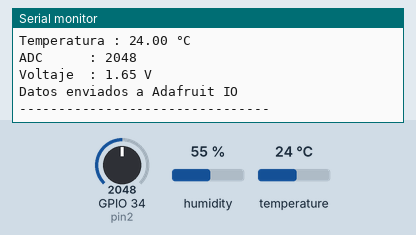
Recording of a sketch running on a simulated ESP32. On the bench: the last lines printed to the serial monitor. The inputs (shaded band) are chosen by the test bench; at power-on: temperature 24 °C, GPIO 34 (pin2) = 2048, humidity 55 %. WiFi joins after 1.5 s; servers stay silent unless stated; no MQTT or app messages arrive unless stated.

Above: at 2.7 s.
2.8 s: temperature set to 12 °C
9.8 s: GPIO 34 (pin2) set to 2866
At 16.5 s:
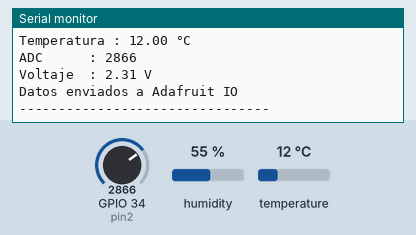
16.8 s: temperature set to 19 °C
23.8 s: GPIO 34 (pin2) set to 3603
At 30.3 s:
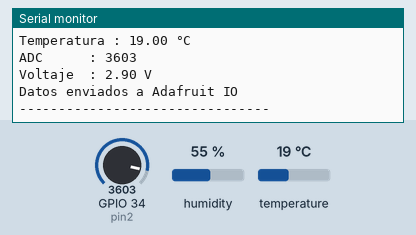
Timing chart, 0 to 31.8 s (numbered marks = the images above; inputs shaded):
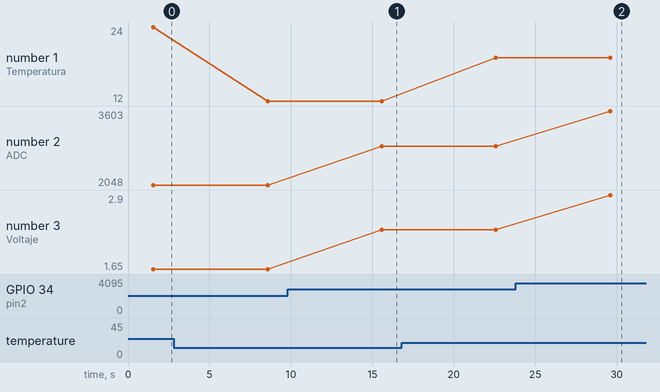

The sketch:

sketch.ino
```cpp
// CIRCUITO 4: ESP32 + WIFI + ADAFRUIT IO (MQTT)
#include <WiFi.h>
#include "DHT.h"
#include "Adafruit_MQTT.h"
#include "Adafruit_MQTT_Client.h"

// Configuración WiFi Wokwi
#define WLAN_SSID       "Wokwi-GUEST"
#define WLAN_PASS       ""

// Servidor y Credenciales Adafruit IO
#define AIO_SERVER      "io.adafruit.com"
#define AIO_SERVERPORT  1883
#define AIO_USERNAME    "gianfranco_arocutipa"
#define AIO_KEY         "aio_xxxxxxxxxxxxxxxxxxxxxxxxxxx"

#define DHTPIN          13
#define DHTTYPE         DHT22
int pin2 = 34;          // GPIO 34 (ADC1_CH6)

WiFiClient client;
Adafruit_MQTT_Client mqtt(&client, AIO_SERVER, AIO_SERVERPORT, AIO_USERNAME, AIO_KEY);

// Feeds en Adafruit IO
Adafruit_MQTT_Publish temperatura = Adafruit_MQTT_Publish(&mqtt, AIO_USERNAME "/feeds/DHT22");
Adafruit_MQTT_Publish voltaje     = Adafruit_MQTT_Publish(&mqtt, AIO_USERNAME "/feeds/Potenciometro");

DHT dht(DHTPIN, DHTTYPE);

void conectarMQTT();

void setup() {
  Serial.begin(115200);
  dht.begin();
  Serial.println("Conectando WiFi...");
  WiFi.begin(WLAN_SSID, WLAN_PASS);
  while (WiFi.status() != WL_CONNECTED) {
    delay(500);
    Serial.print(".");
  }
  Serial.println("\nWiFi conectado exitosamente");
}

void loop() {
  conectarMQTT();
  leerdht();
  leerpot();
  Serial.println("Datos enviados a Adafruit IO");
  Serial.println("--------------------------------");
  delay(7000);
}

void leerdht() {
  float tc = dht.readTemperature();
  if (!isnan(tc)) {
    Serial.println("Temperatura : " + String(tc) + " °C");
    temperatura.publish(tc);
  }
}

void leerpot() {
  int lectura = analogRead(pin2);
  float vol = lectura * 3.3 / 4095.0;
  Serial.println("ADC      : " + String(lectura));
  Serial.println("Voltaje  : " + String(vol) + " V");
  voltaje.publish(vol);
}

void conectarMQTT() {
  int8_t ret;
  if (mqtt.connected()) return;

  Serial.print("Conectando a Adafruit IO... ");
  while ((ret = mqtt.connect()) != 0) {
    Serial.println(mqtt.connectErrorString(ret));
    Serial.println("Reintentando en 5 segundos...");
    mqtt.disconnect();
    delay(5000);
  }
  Serial.println("Conectado");
}
```

Measured:
- after the input at 9.8 s, the serial monitor: prints a new line after 5.8 s (image 1)
- after the input at 23.8 s, the serial monitor: prints a new line after 5.8 s (image 2)
- plotted number 1: 24 → 12 after the input at 2.8 s, 12 → 19 after the input at 16.8 s
- plotted number 2: 2048 → 2866 after the input at 9.8 s, 2866 → 3603 after the input at 23.8 s
- plotted number 3: 1.65 → 2.31 after the input at 9.8 s, 2.31 → 2.9 after the input at 23.8 s
